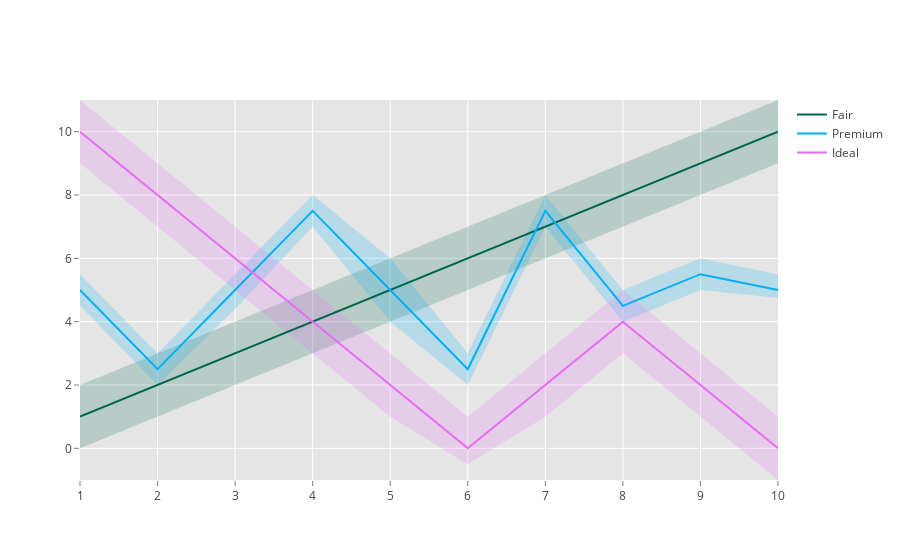

The notebook cell this image was saved under:
### Markdown cell above
## Filled Lines

### Code cell
x = [1, 2, 3, 4, 5, 6, 7, 8, 9, 10]
x_rev = x[::-1]

# Line 1
y1 = [1, 2, 3, 4, 5, 6, 7, 8, 9, 10]
y1_upper = [2, 3, 4, 5, 6, 7, 8, 9, 10, 11]
y1_lower = [0, 1, 2, 3, 4, 5, 6, 7, 8, 9]
y1_lower = y1_lower[::-1]

# Line 2
y2 = [5, 2.5, 5, 7.5, 5, 2.5, 7.5, 4.5, 5.5, 5]
y2_upper = [5.5, 3, 5.5, 8, 6, 3, 8, 5, 6, 5.5]
y2_lower = [4.5, 2, 4.4, 7, 4, 2, 7, 4, 5, 4.75]
y2_lower = y2_lower[::-1]

# Line 3
y3 = [10, 8, 6, 4, 2, 0, 2, 4, 2, 0]
y3_upper = [11, 9, 7, 5, 3, 1, 3, 5, 3, 1]
y3_lower = [9, 7, 5, 3, 1, -.5, 1, 3, 1, -1]
y3_lower = y3_lower[::-1]

trace1 = go.Scatter(
    x=x+x_rev,
    y=y1_upper+y1_lower,
    fill='tozerox',
    fillcolor='rgba(0,100,80,0.2)',
    line=dict(color='rgba(255,255,255,0)'),
    showlegend=False,
    name='Fair',
)
trace2 = go.Scatter(
    x=x+x_rev,
    y=y2_upper+y2_lower,
    fill='tozerox',
    fillcolor='rgba(0,176,246,0.2)',
    line=dict(color='rgba(255,255,255,0)'),
    name='Premium',
    showlegend=False,
)
trace3 = go.Scatter(
    x=x+x_rev,
    y=y3_upper+y3_lower,
    fill='tozerox',
    fillcolor='rgba(231,107,243,0.2)',
    line=dict(color='rgba(255,255,255,0)'),
    showlegend=False,
    name='Fair',
)
trace4 = go.Scatter(
    x=x,
    y=y1,
    line=dict(color='rgb(0,100,80)'),
    mode='lines',
    name='Fair',
)
trace5 = go.Scatter(
    x=x,
    y=y2,
    line=dict(color='rgb(0,176,246)'),
    mode='lines',
    name='Premium',
)
trace6 = go.Scatter(
    x=x,
    y=y3,
    line=dict(color='rgb(231,107,243)'),
    mode='lines',
    name='Ideal',
)

data = [trace1, trace2, trace3, trace4, trace5, trace6]

layout = go.Layout(
    paper_bgcolor='rgb(255,255,255)',
    plot_bgcolor='rgb(229,229,229)',
    xaxis=dict(
        gridcolor='rgb(255,255,255)',
        range=[1,10],
        showgrid=True,
        showline=False,
        showticklabels=True,
        tickcolor='rgb(127,127,127)',
        ticks='outside',
        zeroline=False
    ),
    yaxis=dict(
        gridcolor='rgb(255,255,255)',
        showgrid=True,
        showline=False,
        showticklabels=True,
        tickcolor='rgb(127,127,127)',
        ticks='outside',
        zeroline=False
    ),
)
fig = go.Figure(data=data, layout=layout)
iplot(fig, filename= 'shaded_lines')

### Figure 1 — Plotly figure (JSON) as saved in the notebook; plotly's stock layout.template omitted (floating-point values rounded to 4 significant figures)
{"data": [{"fill": "tozerox", "fillcolor": "rgba(0,100,80,0.2)", "line": {"color": "rgba(255,255,255,0)"}, "name": "Fair", "showlegend": false, "type": "scatter", "uid": "5c1147a4-56e2-11e9-a092-3de5392b8b47", "x": [1, 2, 3, 4, 5, 6, 7, 8, 9, 10, 10, 9, 8, 7, 6, 5, 4, 3, 2, 1], "y": [2, 3, 4, 5, 6, 7, 8, 9, 10, 11, 9, 8, 7, 6, 5, 4, 3, 2, 1, 0]}, {"fill": "tozerox", "fillcolor": "rgba(0,176,246,0.2)", "line": {"color": "rgba(255,255,255,0)"}, "name": "Premium", "showlegend": false, "type": "scatter", "uid": "5c1148b2-56e2-11e9-a092-3de5392b8b47", "x": [1, 2, 3, 4, 5, 6, 7, 8, 9, 10, 10, 9, 8, 7, 6, 5, 4, 3, 2, 1], "y": [5.5, 3, 5.5, 8, 6, 3, 8, 5, 6, 5.5, 4.75, 5, 4, 7, 2, 4, 7, 4.4, 2, 4.5]}, {"fill": "tozerox", "fillcolor": "rgba(231,107,243,0.2)", "line": {"color": "rgba(255,255,255,0)"}, "name": "Fair", "showlegend": false, "type": "scatter", "uid": "5c114934-56e2-11e9-a092-3de5392b8b47", "x": [1, 2, 3, 4, 5, 6, 7, 8, 9, 10, 10, 9, 8, 7, 6, 5, 4, 3, 2, 1], "y": [11, 9, 7, 5, 3, 1, 3, 5, 3, 1, -1, 1, 3, 1, -0.5, 1, 3, 5, 7, 9]}, {"line": {"color": "rgb(0,100,80)"}, "mode": "lines", "name": "Fair", "type": "scatter", "uid": "5c1149a2-56e2-11e9-a092-3de5392b8b47", "x": [1, 2, 3, 4, 5, 6, 7, 8, 9, 10], "y": [1, 2, 3, 4, 5, 6, 7, 8, 9, 10]}, {"line": {"color": "rgb(0,176,246)"}, "mode": "lines", "name": "Premium", "type": "scatter", "uid": "5c114a10-56e2-11e9-a092-3de5392b8b47", "x": [1, 2, 3, 4, 5, 6, 7, 8, 9, 10], "y": [5, 2.5, 5, 7.5, 5, 2.5, 7.5, 4.5, 5.5, 5]}, {"line": {"color": "rgb(231,107,243)"}, "mode": "lines", "name": "Ideal", "type": "scatter", "uid": "5c114a6a-56e2-11e9-a092-3de5392b8b47", "x": [1, 2, 3, 4, 5, 6, 7, 8, 9, 10], "y": [10, 8, 6, 4, 2, 0, 2, 4, 2, 0]}], "layout": {"paper_bgcolor": "rgb(255,255,255)", "plot_bgcolor": "rgb(229,229,229)", "xaxis": {"gridcolor": "rgb(255,255,255)", "range": [1, 10], "showgrid": true, "showline": false, "showticklabels": true, "tickcolor": "rgb(127,127,127)", "ticks": "outside", "zeroline": false}, "yaxis": {"gridcolor": "rgb(255,255,255)", "showgrid": true, "showline": false, "showticklabels": true, "tickcolor": "rgb(127,127,127)", "ticks": "outside", "zeroline": false}}}
